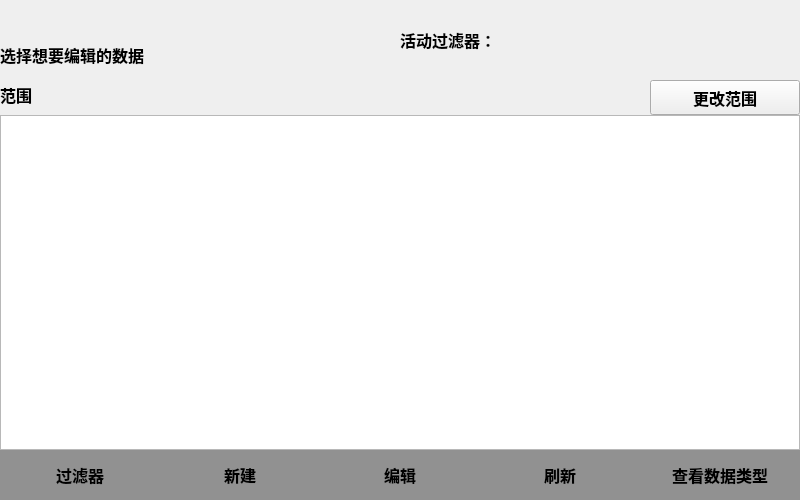
<?xml version="1.0" encoding="UTF-8"?>
<ui version="4.0">
 <class>ChooseAndExitDataType</class>
 <widget class="QWidget" name="ChooseAndExitDataType">
  <property name="geometry">
   <rect>
    <x>0</x>
    <y>0</y>
    <width>800</width>
    <height>500</height>
   </rect>
  </property>
  <property name="windowTitle">
   <string>Form</string>
  </property>
  <widget class="QWidget" name="widget" native="true">
   <property name="geometry">
    <rect>
     <x>0</x>
     <y>450</y>
     <width>800</width>
     <height>50</height>
    </rect>
   </property>
   <property name="styleSheet">
    <string notr="true">background-color: rgb(145, 145, 145);</string>
   </property>
   <widget class="QPushButton" name="btn_ShowDataType">
    <property name="geometry">
     <rect>
      <x>640</x>
      <y>0</y>
      <width>160</width>
      <height>50</height>
     </rect>
    </property>
    <property name="font">
     <font>
      <pointsize>12</pointsize>
      <weight>75</weight>
      <bold>true</bold>
     </font>
    </property>
    <property name="text">
     <string>查看数据类型</string>
    </property>
    <property name="flat">
     <bool>true</bool>
    </property>
   </widget>
   <widget class="QPushButton" name="btn_Refresh">
    <property name="geometry">
     <rect>
      <x>480</x>
      <y>0</y>
      <width>160</width>
      <height>50</height>
     </rect>
    </property>
    <property name="font">
     <font>
      <pointsize>12</pointsize>
      <weight>75</weight>
      <bold>true</bold>
     </font>
    </property>
    <property name="text">
     <string>刷新</string>
    </property>
    <property name="flat">
     <bool>true</bool>
    </property>
   </widget>
   <widget class="QPushButton" name="btn_Filter">
    <property name="geometry">
     <rect>
      <x>0</x>
      <y>0</y>
      <width>160</width>
      <height>50</height>
     </rect>
    </property>
    <property name="font">
     <font>
      <pointsize>12</pointsize>
      <weight>75</weight>
      <bold>true</bold>
     </font>
    </property>
    <property name="text">
     <string>过滤器</string>
    </property>
    <property name="flat">
     <bool>true</bool>
    </property>
   </widget>
   <widget class="QPushButton" name="btn_NewData">
    <property name="geometry">
     <rect>
      <x>160</x>
      <y>0</y>
      <width>160</width>
      <height>50</height>
     </rect>
    </property>
    <property name="font">
     <font>
      <pointsize>12</pointsize>
      <weight>75</weight>
      <bold>true</bold>
     </font>
    </property>
    <property name="text">
     <string>新建</string>
    </property>
    <property name="flat">
     <bool>true</bool>
    </property>
   </widget>
   <widget class="QPushButton" name="btn_ExitData">
    <property name="geometry">
     <rect>
      <x>320</x>
      <y>0</y>
      <width>160</width>
      <height>50</height>
     </rect>
    </property>
    <property name="font">
     <font>
      <pointsize>12</pointsize>
      <weight>75</weight>
      <bold>true</bold>
     </font>
    </property>
    <property name="text">
     <string>编辑</string>
    </property>
    <property name="flat">
     <bool>true</bool>
    </property>
   </widget>
  </widget>
  <widget class="QLabel" name="ExplainLabel">
   <property name="geometry">
    <rect>
     <x>0</x>
     <y>40</y>
     <width>800</width>
     <height>30</height>
    </rect>
   </property>
   <property name="font">
    <font>
     <pointsize>12</pointsize>
     <weight>75</weight>
     <bold>true</bold>
    </font>
   </property>
   <property name="text">
    <string>选择想要编辑的数据</string>
   </property>
  </widget>
  <widget class="QPushButton" name="AlterScope">
   <property name="geometry">
    <rect>
     <x>650</x>
     <y>80</y>
     <width>150</width>
     <height>35</height>
    </rect>
   </property>
   <property name="font">
    <font>
     <pointsize>12</pointsize>
     <weight>75</weight>
     <bold>true</bold>
    </font>
   </property>
   <property name="text">
    <string>更改范围</string>
   </property>
  </widget>
  <widget class="QTableWidget" name="tableWidget">
   <property name="geometry">
    <rect>
     <x>0</x>
     <y>115</y>
     <width>800</width>
     <height>335</height>
    </rect>
   </property>
   <property name="font">
    <font>
     <pointsize>12</pointsize>
     <weight>75</weight>
     <bold>true</bold>
    </font>
   </property>
  </widget>
  <widget class="QLabel" name="ScopeLabel">
   <property name="geometry">
    <rect>
     <x>0</x>
     <y>80</y>
     <width>650</width>
     <height>30</height>
    </rect>
   </property>
   <property name="font">
    <font>
     <pointsize>12</pointsize>
     <weight>75</weight>
     <bold>true</bold>
    </font>
   </property>
   <property name="text">
    <string>范围</string>
   </property>
  </widget>
  <widget class="QLabel" name="label_Pos">
   <property name="geometry">
    <rect>
     <x>0</x>
     <y>5</y>
     <width>800</width>
     <height>20</height>
    </rect>
   </property>
   <property name="font">
    <font>
     <pointsize>10</pointsize>
     <weight>75</weight>
     <bold>true</bold>
    </font>
   </property>
   <property name="text">
    <string/>
   </property>
  </widget>
  <widget class="QLabel" name="label_activityFilter">
   <property name="geometry">
    <rect>
     <x>400</x>
     <y>25</y>
     <width>90</width>
     <height>30</height>
    </rect>
   </property>
   <property name="font">
    <font>
     <pointsize>12</pointsize>
     <weight>75</weight>
     <bold>true</bold>
    </font>
   </property>
   <property name="text">
    <string>活动过滤器：</string>
   </property>
  </widget>
  <widget class="QLabel" name="label_Filter">
   <property name="geometry">
    <rect>
     <x>500</x>
     <y>25</y>
     <width>90</width>
     <height>30</height>
    </rect>
   </property>
   <property name="font">
    <font>
     <pointsize>12</pointsize>
     <weight>75</weight>
     <bold>true</bold>
    </font>
   </property>
   <property name="text">
    <string/>
   </property>
  </widget>
 </widget>
 <resources/>
 <connections/>
</ui>
